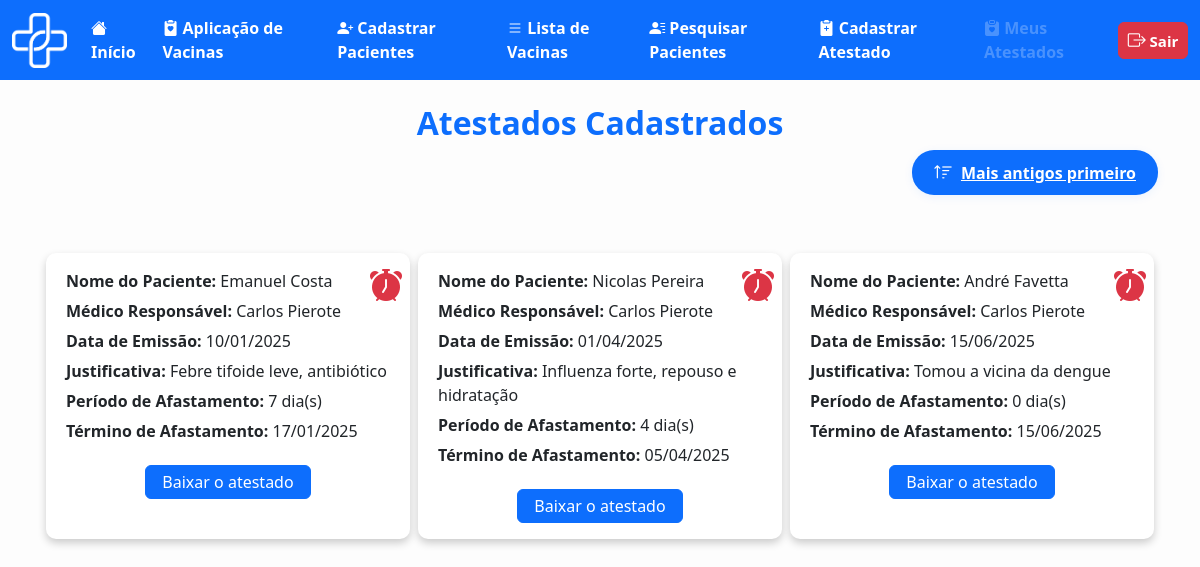
The app's page /medica/atestado_medico.php?ordem=asc (signed in) with its own data.
### tables this page shows
CREATE TABLE `atestado` (
  `id_atestado` int(11) NOT NULL,
  `id_paci` int(11) NOT NULL,
  `id_medico` int(11) NOT NULL,
  `data_inicio` date NOT NULL,
  `data_fim` date NOT NULL,
  `justificativa` text DEFAULT NULL
);

CREATE TABLE `usuario` (
  `id_usuario` int(11) NOT NULL,
  `nome_usuario` varchar(100) NOT NULL,
  `cpf` varchar(11) NOT NULL,
  `email_usuario` varchar(100) NOT NULL,
  `tel_usuario` varchar(11) NOT NULL,
  `genero_usuario` char(1) NOT NULL CHECK (`genero_usuario` in ('M','F','O')),
  `naci_usuario` date NOT NULL,
  `peso_usuario` decimal(5,2) NOT NULL,
  `tipo_sang_usuario` varchar(3) NOT NULL,
  `med_usuario` varchar(100) NOT NULL,
  `doen_usuario` varchar(255) NOT NULL,
  `ale_usuario` varchar(255) NOT NULL,
  `cep_usuario` varchar(8) NOT NULL,
  `endereco` varchar(255) NOT NULL,
  `cidade` varchar(255) NOT NULL,
  `nc_usuario` int(10) NOT NULL,
  `senha` varchar(100) NOT NULL
);

CREATE TABLE `medico` (
  `id_medico` int(11) NOT NULL,
  `nome_medico` varchar(100) NOT NULL,
  `cpf` varchar(11) NOT NULL,
  `email_medico` varchar(100) NOT NULL,
  `tel_medico` varchar(11) NOT NULL,
  `coren_crm` varchar(20) NOT NULL,
  `tipo_medico` varchar(50) NOT NULL,
  `naci_medico` date NOT NULL,
  `id_posto` int(11) NOT NULL,
  `senha` varchar(100) NOT NULL
);

### medica/atestado_medico.php (the view, shortened to what this page needs)
<?php
require_once '../outros/db_connect.php';
$id_medico = $_SESSION['id_medico'];
$ordem = (isset($_GET['ordem']) && $_GET['ordem'] === 'asc') ? 'asc' : 'desc';
$ordem_sql = ($ordem === 'asc') ? 'ASC' : 'DESC';
$sql = "SELECT
            a.id_atestado,
            u.nome_usuario AS nome_paciente,
            m.nome_medico AS medico_responsavel,
            a.data_inicio AS data_emissao,
            a.justificativa,
            DATEDIFF(a.data_fim, a.data_inicio) AS periodo_afastamento
        FROM atestado a
        JOIN usuario u ON a.id_paci = u.id_usuario
        JOIN medico m ON a.id_medico = m.id_medico
        WHERE a.id_medico = ?
        ORDER BY a.data_inicio $ordem_sql";
$stmt = $conn->prepare($sql);
$stmt->bind_param("i", $id_medico);
$stmt->execute();
$result = $stmt->get_result();
?>
<!DOCTYPE html>
<html lang="pt-BR">
<head>
    <link rel="stylesheet" href="../bootstrap/bootstrap-5.3.6-dist/css/bootstrap.min.css">
    <link href="https://cdn.jsdelivr.net/npm/bootstrap@5.3.0/dist/css/bootstrap.min.css" rel="stylesheet">
    <link href="https://cdn.jsdelivr.net/npm/bootstrap-icons/font/bootstrap-icons.css" rel="stylesheet">
</head>
<body>
    <nav class="navbar navbar-expand-lg bg-primary" data-bs-theme="dark">
        <div class="container-fluid">
            <div class="d-flex align-items-center">
                <img src="../img/logo_vetor.png" alt="Logo DigitalVac" width="55" height="55" class="me-3">
            </div>
            <div class="collapse navbar-collapse" id="navbarNavAltMarkup">
                <div class="navbar-nav">
                    <a class="nav-link active fs-6 fw-bold" href="telainicio.php">
                        <i class="bi bi-house-fill"></i> Início
                    </a>
                    <a class="nav-link active fs-6 fw-bold" href="cadastroaplic.php">
                        <i class="bi bi-clipboard2-heart-fill"></i> Aplicação de Vacinas
                    </a>
                    <a class="nav-link active fs-6 fw-bold" href="cadastropac.html">
                        <i class="bi bi-person-plus-fill"></i> Cadastrar Pacientes
                    </a>
                    <a class="nav-link active fs-6 fw-bold" href="listavac.php">
                        <i class="bi bi-list"></i> Lista de Vacinas
                    </a>
                    <a class="nav-link active fs-6 fw-bold" href="pesquisa_paciente.php">
                        <i class="bi bi-person-lines-fill"></i> Pesquisar Pacientes
                    </a>
                    <a class="nav-link active fs-6 fw-bold" href="cadastroatestado.php">
                        <i class="bi bi-clipboard2-plus-fill"></i> Cadastrar Atestado
                    </a>
                    <a class="nav-link disabled fs-6 fw-bold" aria-disabled="true" href="atestado_medico.php">
                        <i class="bi bi-clipboard-heart-fill"></i> Meus Atestados
                    </a>
                </div>
                <ul class="navbar-nav ms-auto">
                    <li class="nav-item">
                        <a class="btn btn-danger fw-bold px-2 py-1" style="font-size: 15px; min-width: 70px;"
                            href="../outros/sair.php">
                            <i class="bi bi-box-arrow-right" style="font-size: 18px;"></i> Sair
                        </a>
                    </li>
                </ul>
            </div>
        </div>
    </nav>
    <div class="container mt-4" style="margin-bottom: 40px;">
        <h2 class="text-center text-primary fw-bold">Atestados Cadastrados</h2>
        <div class="filter-bar">
            <a href="?ordem=<?php echo $ordem === 'desc' ? 'asc' : 'desc'; ?>" class="filter-btn"
                title="Alterar ordem dos atestados">
                <i class="bi <?php echo $ordem === 'desc' ? 'bi-sort-down' : 'bi-sort-up'; ?>"></i>
                <?php echo $ordem === 'desc' ? 'Mais recentes primeiro' : 'Mais antigos primeiro'; ?>
            </a>
        </div>
        <div class="row row-cols-1 row-cols-md-3 g-2"
            style="margin-top:32px; max-width:1200px; margin-left:auto; margin-right:auto;">
            <?php if ($result->num_rows > 0): ?>
                <?php
                $today = date('Y-m-d');
                while ($row = $result->fetch_assoc()):
                    $sql_fim = "SELECT data_fim FROM atestado WHERE id_atestado = ?";
                    $stmt_fim = $conn->prepare($sql_fim);
                    $stmt_fim->bind_param("i", $row['id_atestado']);
                    $stmt_fim->execute();
                    $res_fim = $stmt_fim->get_result();
                    $data_fim = $res_fim->fetch_assoc()['data_fim'];
                    $is_expired = ($data_fim < $today);
                    ?>
                    <div class="col mb-2 d-flex align-items-stretch">
                        <div class="card position-relative w-100">
                            <span class="position-absolute top-0 end-0 p-2">
                                <?php if ($is_expired): ?>
                                    <i class="bi bi-alarm-fill text-danger" title="Atestado vencido" style="font-size: 2rem;"></i>
                                <?php else: ?>
                                    <i class="bi bi-alarm-fill text-success" title="Atestado válido" style="font-size: 2rem;"></i>
                                <?php endif; ?>
                            </span>
                            <p><strong>Nome do Paciente:</strong> <?php echo htmlspecialchars($row['nome_paciente']); ?></p>
                            <p><strong>Médico Responsável:</strong> <?php echo htmlspecialchars($row['medico_responsavel']); ?>
                            </p>
                            <p><strong>Data de Emissão:</strong>
                                <?php echo htmlspecialchars(date('d/m/Y', strtotime($row['data_emissao']))); ?></p>
                            <p><strong>Justificativa:</strong> <?php echo htmlspecialchars($row['justificativa']); ?></p>
                            <p><strong>Período de Afastamento:</strong>
                                <?php echo htmlspecialchars($row['periodo_afastamento']); ?> dia(s)</p>
                            <?php
                            $data_fim_formatada = '';
                            if (!empty($data_fim)) {
                                $data_fim_formatada = date('d/m/Y', strtotime($data_fim));
                            }
                            ?>
                            <p><strong>Término de Afastamento:</strong> <?php echo htmlspecialchars($data_fim_formatada); ?></p>
                            <div class="text-center mt-3">
                                <a href="download_atestado.php?id=<?php echo $row['id_atestado']; ?>"
                                    class="btn btn-primary">Baixar o atestado</a>
                            </div>
                        </div>
                    </div>
                <?php endwhile; ?>
            <?php else: ?>
                <p class="alert alert-warning text-center">Nenhum atestado encontrado.</p>
            <?php endif; ?>
        </div>
    </div>
</body>
</html>

### medica/atestado_medico.php (style rules this page uses)
body { background: #FDFDFD !important; }
.container { max-width: 95%; }
.card { border: none; box-shadow: 0 4px 8px rgba(0, 0, 0, 0.2); border-radius: 10px; margin-bottom: 20px; padding: 16px 20px !important; }
@media (min-width: 576px) { .card { max-width: 500px; margin-left: auto; margin-right: auto; } }
.card p { margin-bottom: 6px; }
.card .btn { padding: 4px 16px; font-size: 1rem; }
.filter-btn { display: inline-flex; align-items: center; gap: 0.5em; background: #0d6efd; color: #fff; border: none; border-radius: 22px; padding: 8px 22px; font-size: 1rem; font-weight: 600; box-shadow: 0 2px 10px rgba(13, 110, 253, 0.08); transition: background 0.2s, box-shadow 0.2s; margin-bottom: 18px; }
.filter-btn i { font-size: 1.2em; }
.filter-bar { display: flex; justify-content: flex-end; align-items: center; margin-bottom: 0; border-bottom: none !important; }
.filter-bar, .filter-bar+hr, .filter-bar:after { border-bottom: none !important; }

### records on screen
atestado: id_paci.nome_usuario "Emanuel Costa", id_medico.nome_medico "Carlos Pierote", data_inicio "10/01/2025", justificativa "Febre tifoide leve, antibiótico", periodo_afastamento "7", data_fim "17/01/2025"
atestado: id_paci.nome_usuario "Nicolas Pereira", id_medico.nome_medico "Carlos Pierote", data_inicio "01/04/2025", justificativa "Influenza forte, repouso e hidratação", periodo_afastamento "4", data_fim "05/04/2025"
atestado: id_paci.nome_usuario "André Favetta", id_medico.nome_medico "Carlos Pierote", data_inicio "15/06/2025", justificativa "Tomou a vicina da dengue", periodo_afastamento "0", data_fim "15/06/2025"
